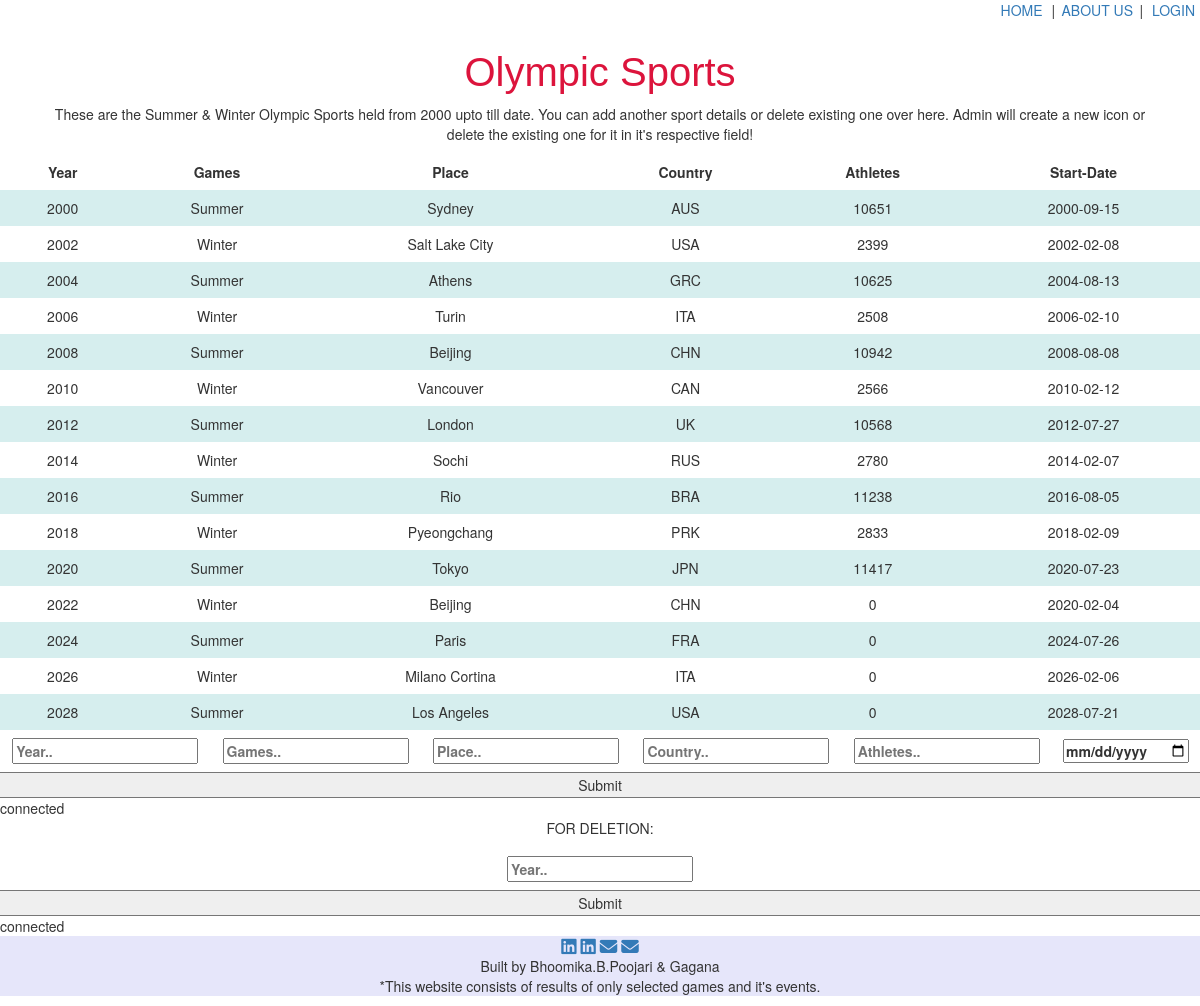
/CA/OlySpts.php, run on the app's committed database.
### tables this page shows
CREATE TABLE IF NOT EXISTS `olympic_sports` (
  `Year` int(5) NOT NULL,
  `Games` varchar(10) NOT NULL,
  `Place` varchar(20) NOT NULL,
  `Country` varchar(20) NOT NULL,
  `Athlete` int(10) NOT NULL,
  `Date` date NOT NULL,
  PRIMARY KEY (`Year`) USING BTREE,
  KEY `Country` (`Country`)
);

### CA/OlySpts.php (the view, shortened to what this page needs)
<!DOCTYPE html>
<html lang="en">
<head>
    <link href="https://cdn.jsdelivr.net/npm/bootstrap@5.1.3/dist/css/bootstrap.min.css"
    rel="stylesheet"
>
    <link rel="stylesheet" href="https://maxcdn.bootstrapcdn.com/bootstrap/3.4.1/css/bootstrap.min.css">
</head>
<body>
<header class="Bdbg">
        <div>
          <nav style="text-align:right;">
            <p class="header-links">
              <a href="/index.php" class="px-2">HOME</a> |
              <a href="#footer" class="px-1">ABOUT US</a> |
              <a href="/login.php" class="px-2">LOGIN</a>
            </p>
          </nav>
        </div>
      </header>
    <div class="container">
        <div class="row">
          <div class="text-center">
            <h2 class="site-title desc" style="font-size:40px;font-family:Verdana, Geneva, Tahoma, sans-serif; color:#DC143C">Olympic Sports</h2>
            <p>These are the Summer & Winter Olympic Sports held from 2000 upto till date. You can add another sport details or delete existing one over here. Admin will create a new icon or delete the existing one for it in it's respective field!</p>
          </div>
        </div>
    </div>
    <table>
      <tr>
        <th>Year</th>
        <th>Games</th>
        <th>Place</th>
        <th>Country</th>
        <th>Athletes</th>
        <th>Start-Date</th>
      </tr>
    <?php
      $conn=mysqli_connect("localhost","root","","olympic_base");
      $sql="SELECT * FROM olympic_sports";
      $result=$conn->query($sql);
      if($result->num_rows>0){
        while($row=$result->fetch_assoc()){
          echo "<tr><td>".$row["Year"]."</td><td>".$row["Games"]."</td><td>".$row["Place"]."</td><td>".$row["Country"]."</td><td>".$row["Athlete"]."</td><td>".$row["Date"]."</td></tr>";
        }
      }
        else{
          echo "no results";
        }
    ?>
    </table>
    <form action="" method="post">
      <table>
      <tr>
      <th><div class="col-75">
        <input type="text" name="Year" placeholder="Year.." required>
      </div></th>
      <th><div class="col-75">
        <input type="text" name="Games" placeholder="Games.." required>
      </div></th>
      <th><div class="col-75">
        <input type="text" name="Place" placeholder="Place.." required>
      </div></th>
      <th><div class="col-75">
        <input type="text" name="Country" placeholder="Country.." required>
      </div></th>
      <th><div class="col-75">
        <input type="number" name="Athletes" placeholder="Athletes.." required>
      </div></th>
      <th><div class="col-75">
        <input type="date" name="Date" placeholder="Date.." required>
      </div></th>
    </tr>
      </table>
    <div class="row">
      <input type="submit" name="submit">
    </div>
    </form>
    <?php
    $db=mysqli_connect("localhost","root","","olympic_base");
    if($db==true){
      echo "connected";
    }
    ?>
    <p class="text-center">FOR DELETION:</p>
    <form action="" method="post">
      <table>
      <tr>
      <th><div class="col-75">
        <input type="number" name="Year" placeholder="Year.." required>
      </div></th>
    </tr>
      </table>
    <div class="row">
      <input type="submit" name="delete">
    </div>
    </form>
    <?php
    $db=mysqli_connect("localhost","root","","olympic_base");
    if($db==true){
      echo "connected";
    }
    ?>
<footer id="footer" class="text-center" style="background-color:#E6E6FA">
    <a href="https://www.linkedin.com/in/bhoomika-poojari/" add target="_blank"> <i class=" foot fab fa-linkedin fa-lg"></i></a>
    <a href="https://www.linkedin.com/in/gagana-darshana/" add target="_blank"><i class=" foot fab fa-linkedin fa-lg"></i></a>
    <a href="mailto:poojaribhoomika5@gmail.com" add target="_blank"><i class=" foot fas fa-envelope fa-lg "></i></a>
    <a href="mailto:gagana.darshana@gmail.com" add target="_blank"> <i class=" foot fas fa-envelope fa-lg"></i></a>
    <p class="cp"> Built by Bhoomika.B.Poojari & Gagana <br>*This website consists of results of only selected games and it's events.</p>
  </footer>
</body>
</html>

### CA/OlySpts.php (style rules this page uses)
table { border-collapse: collapse; width: 100%; }
th, td { text-align: center; padding: 8px; }
tr:nth-child(even) { background-color: #D6EEEE; }

### data on the page
olympic_sports: Year "2000", Games "Summer", Place "Sydney", Country "AUS", Athlete "10651", Date "2000-09-15"
olympic_sports: Year "2002", Games "Winter", Place "Salt Lake City", Country "USA", Athlete "2399", Date "2002-02-08"
olympic_sports: Year "2004", Games "Summer", Place "Athens", Country "GRC", Athlete "10625", Date "2004-08-13"
olympic_sports: Year "2006", Games "Winter", Place "Turin", Country "ITA", Athlete "2508", Date "2006-02-10"
olympic_sports: Year "2008", Games "Summer", Place "Beijing", Country "CHN", Athlete "10942", Date "2008-08-08"
olympic_sports: Year "2010", Games "Winter", Place "Vancouver", Country "CAN", Athlete "2566", Date "2010-02-12"
olympic_sports: Year "2012", Games "Summer", Place "London", Country "UK", Athlete "10568", Date "2012-07-27"
olympic_sports: Year "2014", Games "Winter", Place "Sochi", Country "RUS", Athlete "2780", Date "2014-02-07"
olympic_sports: Year "2016", Games "Summer", Place "Rio", Country "BRA", Athlete "11238", Date "2016-08-05"
olympic_sports: Year "2018", Games "Winter", Place "Pyeongchang", Country "PRK", Athlete "2833", Date "2018-02-09"
olympic_sports: Year "2020", Games "Summer", Place "Tokyo", Country "JPN", Athlete "11417", Date "2020-07-23"
olympic_sports: Year "2022", Games "Winter", Place "Beijing", Country "CHN", Athlete "0", Date "2020-02-04"
olympic_sports: Year "2024", Games "Summer", Place "Paris", Country "FRA", Athlete "0", Date "2024-07-26"
olympic_sports: Year "2026", Games "Winter", Place "Milano Cortina", Country "ITA", Athlete "0", Date "2026-02-06"
olympic_sports: Year "2028", Games "Summer", Place "Los Angeles", Country "USA", Athlete "0", Date "2028-07-21"
